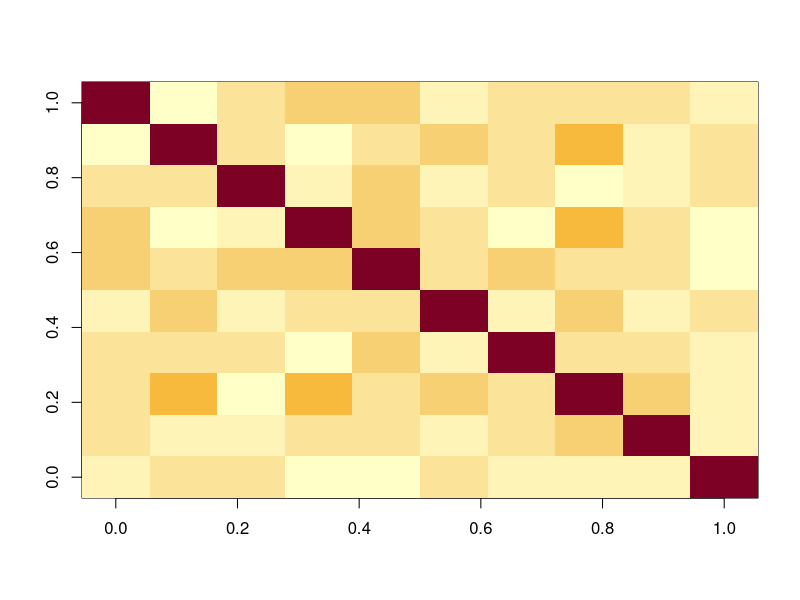
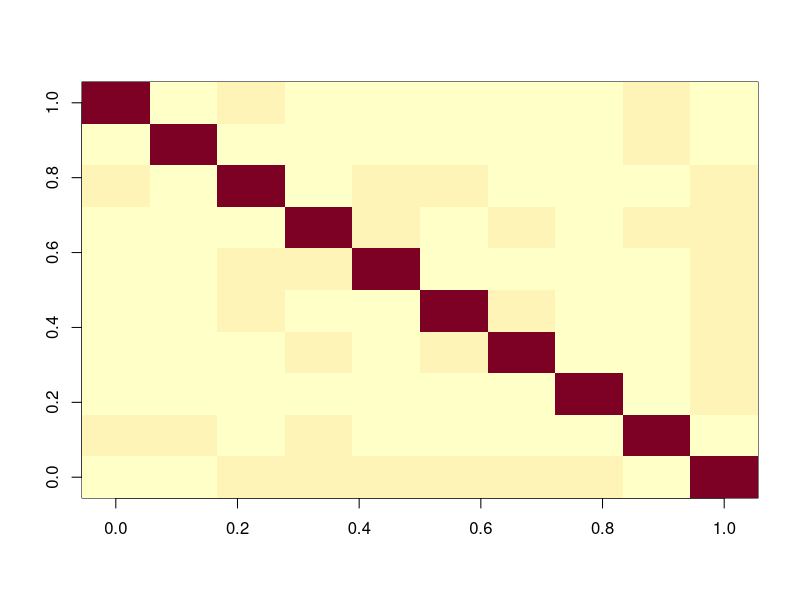
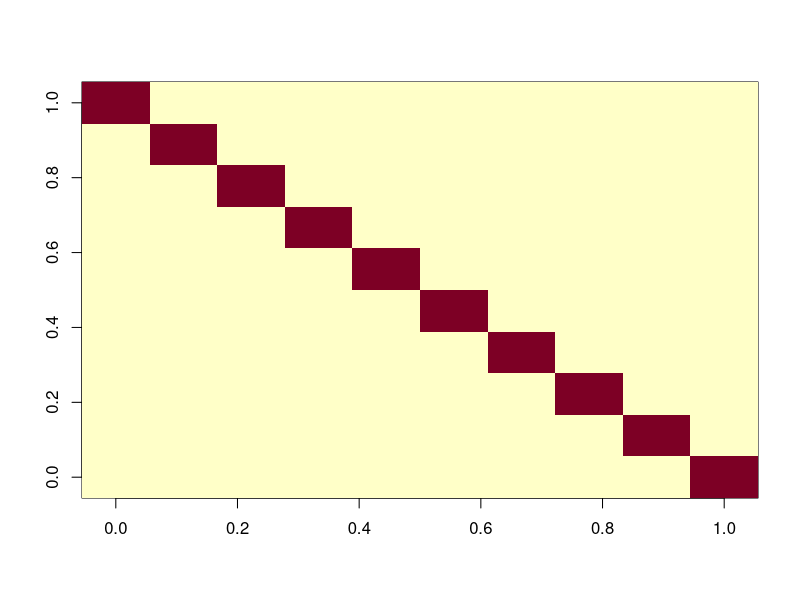

Recreate these plots in R, in order.

# Task 2: Generate 1000 standard normal random variables and store in 100*10
# problem 1

# Generate each random sample with mean 0 and variance 1
number.variable <- 10
number.observation <- 100
generate.result <- matrix(0, ncol = number.variable, nrow = number.observation)

for(j in 1:number.variable){
  random.sample <- rnorm(n = number.observation,
                         mean = 0,
                         sd = 1)
  generate.result[,j] <- random.sample
}
head(generate.result)


#problem 2: Calculate the correlation matrix and plot it
sample.corr <- cor(generate.result)
print(sample.corr)
image1 <- image(t(sample.corr)[ncol(sample.corr):1,] )


# Problem 3:matrices of size 1000x10 and 10000x10
generateSize <- function(number_variable,number_observation){
  generate.result <- matrix(0, ncol = number_variable, nrow = number_observation)
  
  for(j in 1:number_variable){
    random.sample <- rnorm(n = number_observation,
                           mean = 0,
                           sd = 1)
    generate.result[,j] <- random.sample
  }
  sample_corr <- cor(generate.result)
  return(sample_corr)
}

sample_corr2 <- generateSize(10,1000)
image2 <- image(t(sample_corr2)[ncol(sample_corr2):1,])
sample_corr3 <- generateSize(10,10000)
image3 <- image(t(sample_corr3)[ncol(sample_corr3):1,])

